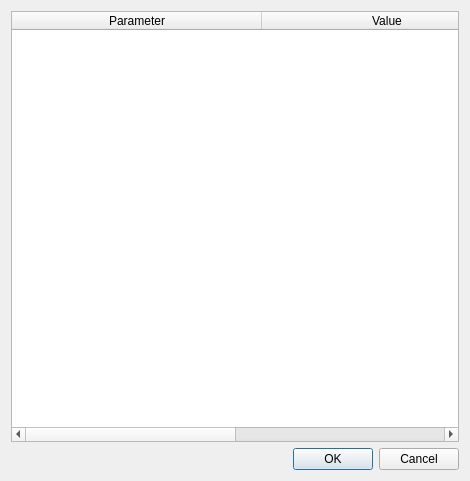
<?xml version="1.0" encoding="UTF-8"?>
<ui version="4.0">
 <class>Dialog</class>
 <widget class="QDialog" name="Dialog">
  <property name="geometry">
   <rect>
    <x>0</x>
    <y>0</y>
    <width>470</width>
    <height>481</height>
   </rect>
  </property>
  <property name="windowTitle">
   <string>Dialog</string>
  </property>
  <layout class="QVBoxLayout" name="verticalLayout">
   <item>
    <widget class="QTableWidget" name="tableWidget">
     <attribute name="horizontalHeaderCascadingSectionResizes">
      <bool>false</bool>
     </attribute>
     <attribute name="horizontalHeaderDefaultSectionSize">
      <number>250</number>
     </attribute>
     <attribute name="horizontalHeaderHighlightSections">
      <bool>true</bool>
     </attribute>
     <attribute name="horizontalHeaderMinimumSectionSize">
      <number>2</number>
     </attribute>
     <attribute name="verticalHeaderStretchLastSection">
      <bool>false</bool>
     </attribute>
     <column>
      <property name="text">
       <string>Parameter</string>
      </property>
     </column>
     <column>
      <property name="text">
       <string>Value</string>
      </property>
     </column>
    </widget>
   </item>
   <item>
    <widget class="QDialogButtonBox" name="buttonBox">
     <property name="orientation">
      <enum>Qt::Horizontal</enum>
     </property>
     <property name="standardButtons">
      <set>QDialogButtonBox::Cancel|QDialogButtonBox::Ok</set>
     </property>
    </widget>
   </item>
  </layout>
 </widget>
 <resources/>
 <connections>
  <connection>
   <sender>buttonBox</sender>
   <signal>accepted()</signal>
   <receiver>Dialog</receiver>
   <slot>accept()</slot>
   <hints>
    <hint type="sourcelabel">
     <x>248</x>
     <y>254</y>
    </hint>
    <hint type="destinationlabel">
     <x>157</x>
     <y>274</y>
    </hint>
   </hints>
  </connection>
  <connection>
   <sender>buttonBox</sender>
   <signal>rejected()</signal>
   <receiver>Dialog</receiver>
   <slot>reject()</slot>
   <hints>
    <hint type="sourcelabel">
     <x>316</x>
     <y>260</y>
    </hint>
    <hint type="destinationlabel">
     <x>286</x>
     <y>274</y>
    </hint>
   </hints>
  </connection>
 </connections>
</ui>
